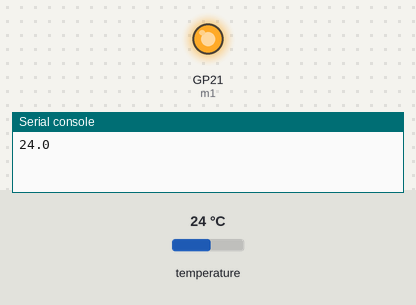
Bench run of a program on a simulated Raspberry Pi Pico running MicroPython. Shown: output pins drawn as LEDs (lit = HIGH), the last lines printed to the serial console. The test bench sets the inputs (shaded band); at power-on: temperature 24 °C. The clock reads 2024-03-15 10:24:30 at power-on unless the program sets it.

Above: at 5.7 s.
5.8 s: temperature set to 21 °C
10.3 s: temperature set to 18 °C
At 13.3 s:
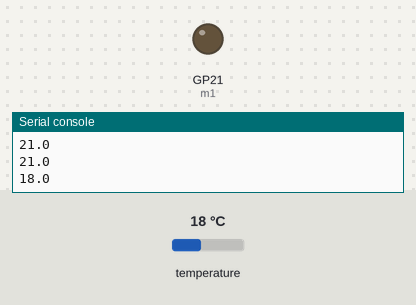
14.8 s: temperature set to 28 °C
At 15.6 s:
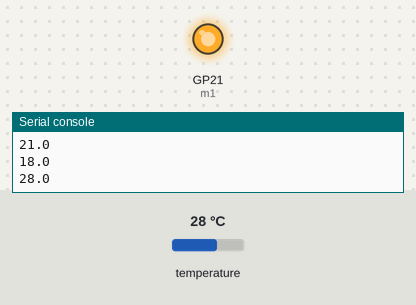
Timing chart, 0 to 17.8 s (numbered marks = the images above; inputs shaded):
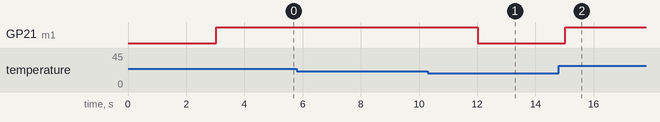

The program:

smart_cooler_v1.py
```python
from machine import Pin
from picobricks import DHT11
import utime

LIMIT_TEMPERATURE = 20 #define the limit temperature

dht_sensor = DHT11(Pin(11))
m1 = Pin(21, Pin.OUT)
m1.low()
dht_read_time = utime.time()
#define input-output pins

while True:
    if (utime.time() - dht_read_time > 2):
        dht_read_time = utime.time()
        dht_sensor.measure()
        temp=dht_sensor.temperature
        print(temp)
        if temp >= LIMIT_TEMPERATURE:
            m1.high()
            #operate if the room temperature is higher than the limit temperature
        else:
            m1.low()
```

Measured:
- the behaviour switches between 20 and 19 °C on temperature (found by bisection; images 0 and 1)
- after the input at 10.3 s, GP21 (m1): HIGH → LOW after 1.7 s
- after the input at 14.8 s, GP21 (m1): LOW → HIGH after 0.23 s
